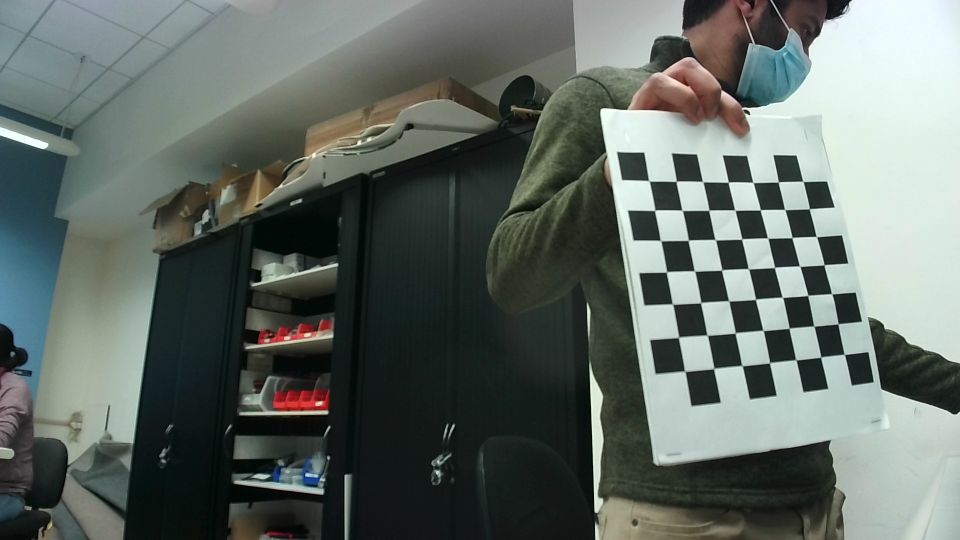
#> input picture computerVision/leftCamCalPics/opencv_frame_10.png, 1920 x 1080 px (shown at 1/2 size); its folder holds 4 pictures in this run
$ python camMatrixCal.py
#> lines starting #> are read from the running program, lines starting #| are printed output that depends on the picture; after the words box and inside, x2 and y2 are one past the last pixel; in counts of white or black regions, pixels touching at a corner belong together
# Camera Matrix calibration, referenced OpenCV.org - Camera Calibration page
# Imput: pre-captured images from left and right cameras
# Output: Camera Matrix
import numpy as np
import cv2 as cv
import glob

# termination criteria
criteria = (cv.TERM_CRITERIA_EPS + cv.TERM_CRITERIA_MAX_ITER, 30, 0.001)
# prepare object points, like (0,0,0), (1,0,0), (2,0,0) ....,(6,5,0)
objp = np.zeros((7*7,3), np.float32)
objp[:,:2] = np.mgrid[0:7,0:7].T.reshape(-1,2)
# Arrays to store object points and image points from all the images.
objpointsL = [] # 3d point in real world space
imgpointsL = [] # 2d points in image plane.

objpointsR = [] # 3d point in real world space
imgpointsR = [] # 2d points in image plane.

leftImages = glob.glob('/Users/tigre/pongBot/leftCamCalPics/*.png')
rightImages = glob.glob('/Users/tigre/pongBot/rightCamCalPics/*.png')

print('leftImages:',leftImages)
print('rightImages:',rightImages)

for fname in leftImages:
    img = cv.imread(fname)
#> img is the input picture: shape (1080, 1920, 3); mean B, G, R 101, 106.7, 97.5
    gray = cv.cvtColor(img, cv.COLOR_BGR2GRAY)
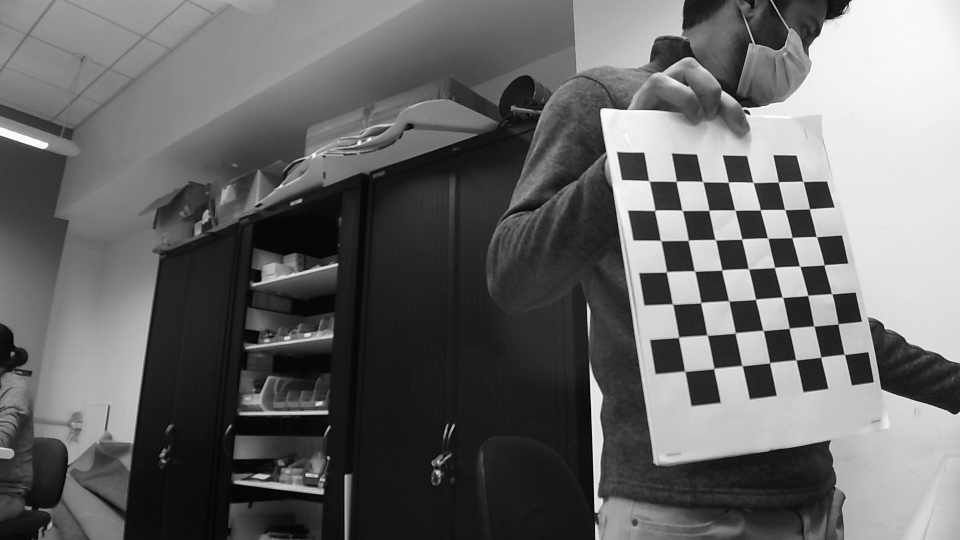
#> gray: shape (1080, 1920) (shown at 1/2 size); min 0, max 255, mean 103.3
    # Find the chess board corners
    ret, corners = cv.findChessboardCorners(gray, (7,7), None)
#> ret = True; corners = 49 rows, first 8: [1298.5, 362], [1352.5, 363], [1403.6, 363.1], [1457.2, 364.5], [1505.2, 364.5], [1557.4, 364.5], [1607.4, 364.1], [1310, 421]
    # If found, add object points, image points (after refining them)
    print(ret)
#| True
    if ret == True:
        objpointsL.append(objp)
        corners2 = cv.cornerSubPix(gray,corners, (11,11), (-1,-1), criteria)
#> corners2 = 49 rows, first 8: [1298.3, 362.2], [1352.8, 363.1], [1405.8, 363.7], [1456.9, 364.7], [1506.6, 365.4], [1557, 364.4], [1606.5, 363.4], [1309.7, 421.1]
        imgpointsL.append(corners)
        # Draw and display the corners
        cv.drawChessboardCorners(img, (7,7), corners2, ret)
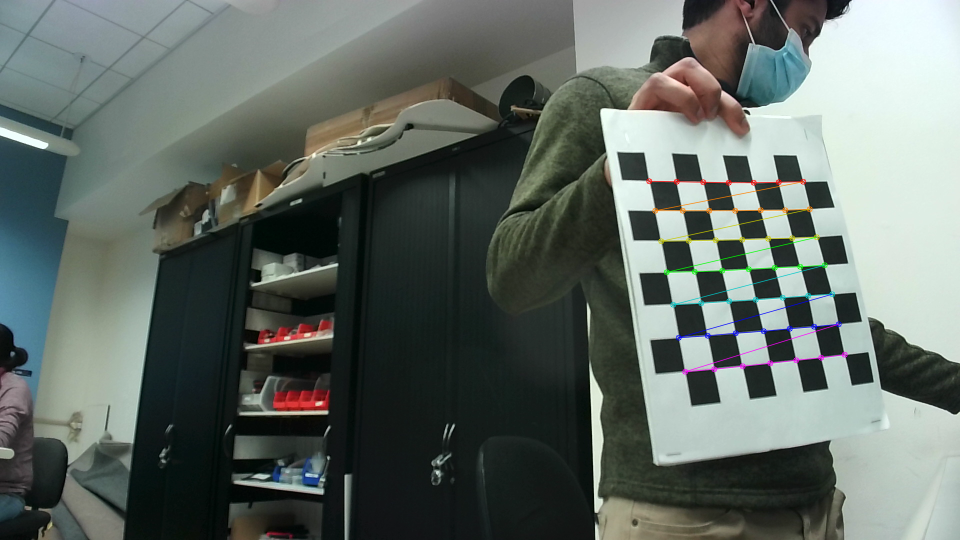
#> img: shape (1080, 1920, 3) (shown at 1/2 size); 0.77% of pixels changed, all inside (x1, y1, x2, y2) = (1292, 356, 1696, 750)
        cv.imshow('img', img)
        cv.waitKey(500)
#> pass 2 of the loop `for fname in leftImages:`:
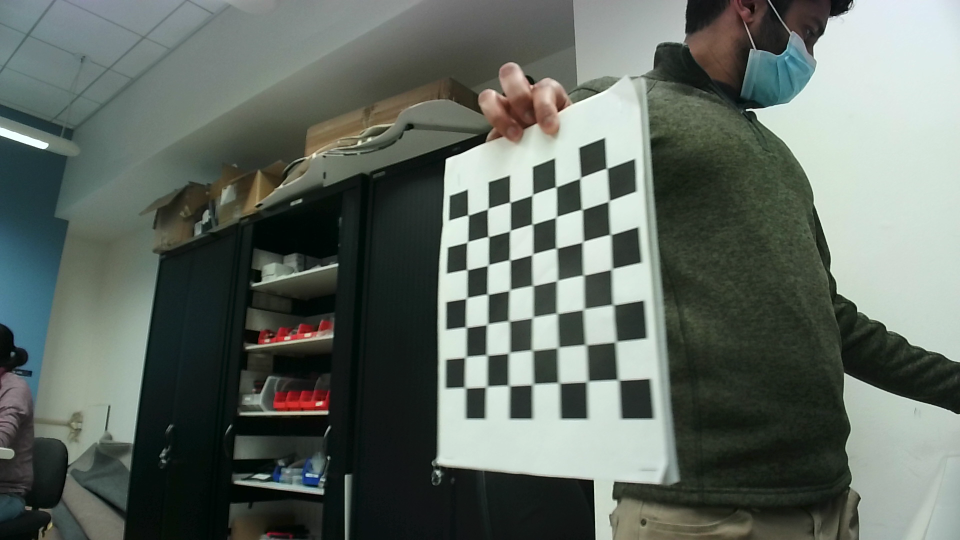
#> input picture computerVision/leftCamCalPics/opencv_frame_11.png, 1920 x 1080 px (shown at 1/2 size)
#> img is the input picture: shape (1080, 1920, 3); mean B, G, R 98.3, 105.6, 96.5
#> `gray = cv.cvtColor(img, cv.COLOR_BGR2GRAY)`:
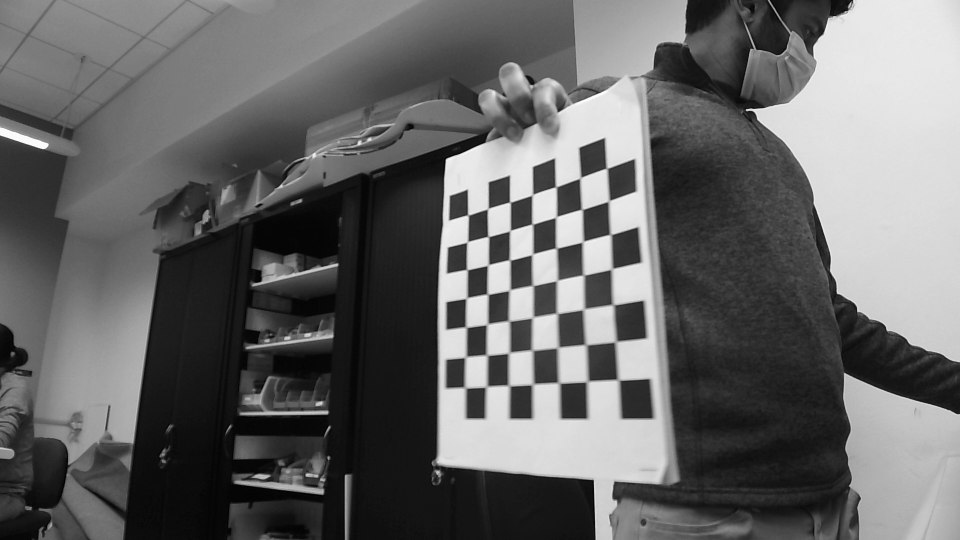
#> gray: shape (1080, 1920) (shown at 1/2 size); min 0, max 253, mean 102
#> corners = 49 rows, first 8: [1213.5, 336.5], [1218, 402.5], [1222, 469.5], [1223.5, 538.5], [1227, 610], [1232, 683.5], [1237.5, 760.5], [1161, 356]
#| True
#> corners2 = 49 rows, first 8: [1213.9, 336.9], [1217.9, 402.4], [1221.5, 469.5], [1223.7, 538.5], [1226.5, 610], [1231.5, 683.9], [1237.1, 760.3], [1161, 356.2]
#> `cv.drawChessboardCorners(img, (7,7), corners2, ret)`:
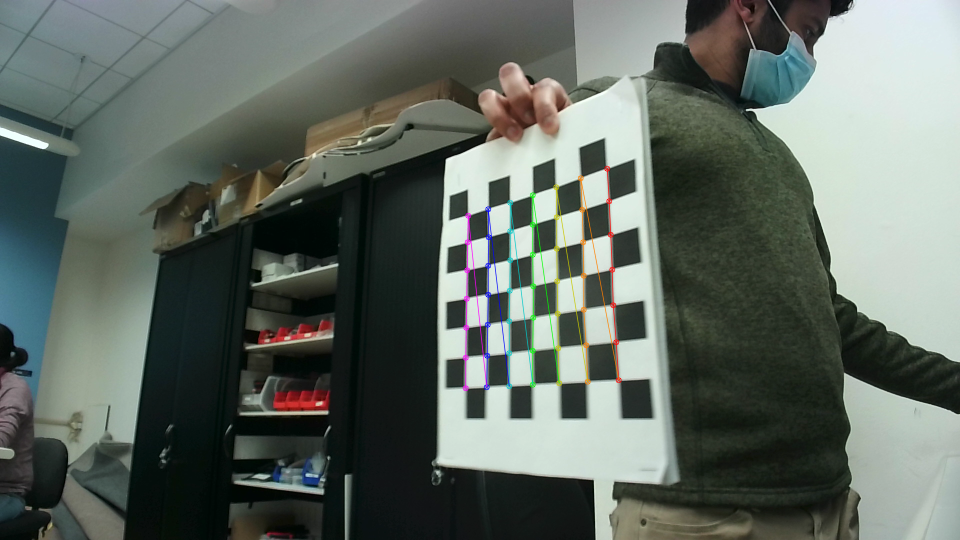
#> img: shape (1080, 1920, 3) (shown at 1/2 size); 0.89% of pixels changed, all inside (x1, y1, x2, y2) = (925, 331, 1244, 783)
#> pass 3 of the loop `for fname in leftImages:`:
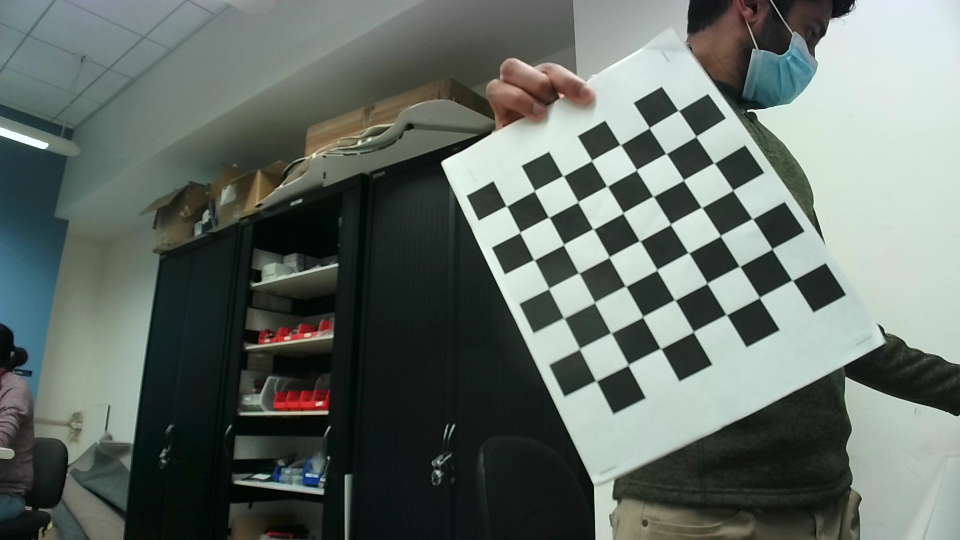
#> input picture computerVision/leftCamCalPics/opencv_frame_12.png, 1920 x 1080 px (shown at 1/2 size)
#> img is the input picture: shape (1080, 1920, 3); mean B, G, R 102.3, 108.3, 98.9
#> `gray = cv.cvtColor(img, cv.COLOR_BGR2GRAY)`:
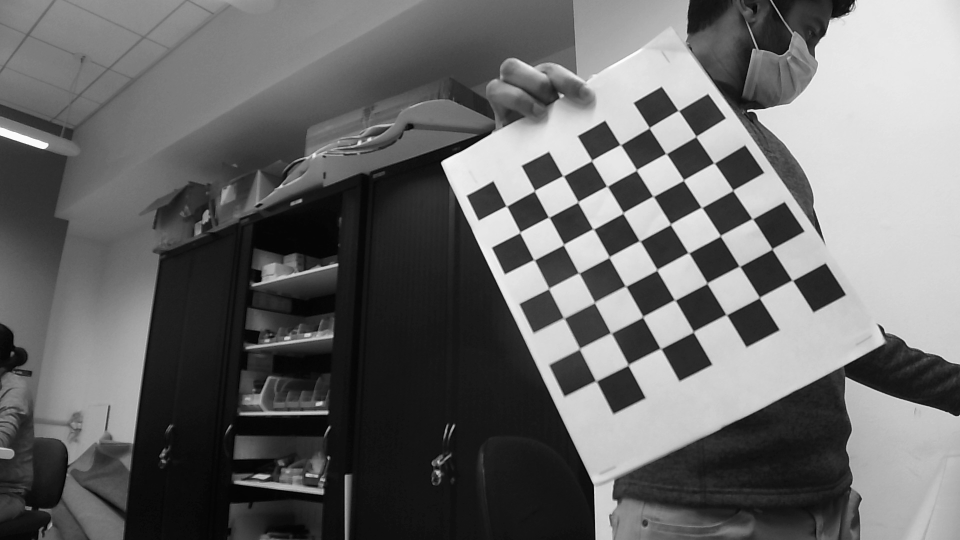
#> gray: shape (1080, 1920) (shown at 1/2 size); min 0, max 254, mean 104.8
#> corners = 49 rows, first 8: [1357.5, 221.5], [1390.7, 275.3], [1429, 326], [1466.7, 378.9], [1505, 437.5], [1545, 498.5], [1585, 561], [1299.4, 253.8]
#| True
#> corners2 = 49 rows, first 8: [1357.2, 221.5], [1392.3, 273.3], [1428.5, 326.4], [1466.1, 380.9], [1505, 437.9], [1544.5, 498.3], [1584.9, 560.9], [1298.8, 256]
#> `cv.drawChessboardCorners(img, (7,7), corners2, ret)`:
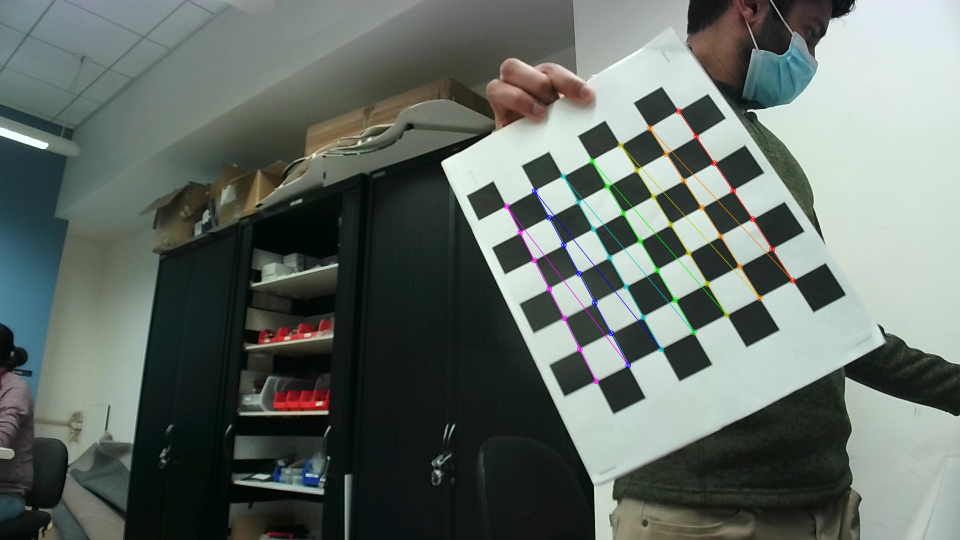
#> img: shape (1080, 1920, 3) (shown at 1/2 size); 0.82% of pixels changed, all inside (x1, y1, x2, y2) = (1007, 216, 1592, 769)
#> the loop made 4 passes; the first 3 are shown
cv.destroyAllWindows()

retL, mtxL, distL, rvecsL, tvecsL = cv.calibrateCamera(objpointsL, imgpointsL, gray.shape[::-1], None, None)

for fname in rightImages:
    img = cv.imread(fname)
    gray = cv.cvtColor(img, cv.COLOR_BGR2GRAY)
    # Find the chess board corners
    ret, corners = cv.findChessboardCorners(gray, (7,7), None)
    # If found, add object points, image points (after refining them)
    print(ret)
    if ret == True:
        objpointsR.append(objp)
        corners2 = cv.cornerSubPix(gray,corners, (11,11), (-1,-1), criteria)
        imgpointsR.append(corners)
        # Draw and display the corners
        cv.drawChessboardCorners(img, (7,7), corners2, ret)
        cv.imshow('img', img)
        cv.waitKey(500)
cv.destroyAllWindows()

#> (the run stopped early here; a loop or call above may not have finished)
